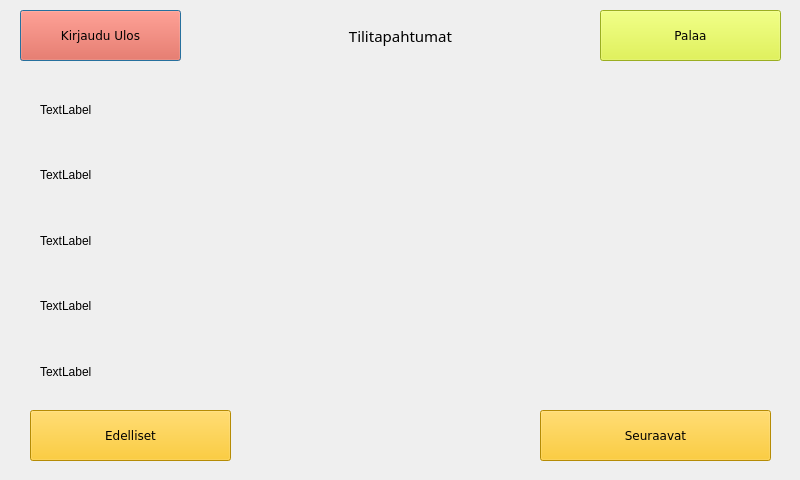
<?xml version="1.0" encoding="UTF-8"?>
<ui version="4.0">
 <class>TransactionsWindow</class>
 <widget class="QDialog" name="TransactionsWindow">
  <property name="windowModality">
   <enum>Qt::WindowModal</enum>
  </property>
  <property name="geometry">
   <rect>
    <x>0</x>
    <y>0</y>
    <width>800</width>
    <height>480</height>
   </rect>
  </property>
  <property name="minimumSize">
   <size>
    <width>800</width>
    <height>480</height>
   </size>
  </property>
  <property name="maximumSize">
   <size>
    <width>800</width>
    <height>480</height>
   </size>
  </property>
  <property name="windowTitle">
   <string>Dialog</string>
  </property>
  <widget class="QPushButton" name="buttonLogout">
   <property name="geometry">
    <rect>
     <x>20</x>
     <y>10</y>
     <width>161</width>
     <height>51</height>
    </rect>
   </property>
   <property name="font">
    <font>
     <family>Verdana</family>
    </font>
   </property>
   <property name="styleSheet">
    <string notr="true">background-color: rgb(255, 71, 39);
</string>
   </property>
   <property name="text">
    <string>Kirjaudu Ulos</string>
   </property>
  </widget>
  <widget class="QPushButton" name="buttonReturn">
   <property name="geometry">
    <rect>
     <x>600</x>
     <y>10</y>
     <width>181</width>
     <height>51</height>
    </rect>
   </property>
   <property name="font">
    <font>
     <family>Verdana</family>
    </font>
   </property>
   <property name="styleSheet">
    <string notr="true">
background-color: rgb(217, 243, 46);</string>
   </property>
   <property name="text">
    <string>Palaa</string>
   </property>
  </widget>
  <widget class="QPushButton" name="buttonPrevious">
   <property name="geometry">
    <rect>
     <x>30</x>
     <y>410</y>
     <width>201</width>
     <height>51</height>
    </rect>
   </property>
   <property name="font">
    <font>
     <family>Verdana</family>
    </font>
   </property>
   <property name="styleSheet">
    <string notr="true">background-color: rgb(254, 195, 5);</string>
   </property>
   <property name="text">
    <string>Edelliset</string>
   </property>
  </widget>
  <widget class="QPushButton" name="buttonNext">
   <property name="geometry">
    <rect>
     <x>540</x>
     <y>410</y>
     <width>231</width>
     <height>51</height>
    </rect>
   </property>
   <property name="font">
    <font>
     <family>Verdana</family>
    </font>
   </property>
   <property name="styleSheet">
    <string notr="true">background-color: rgb(254, 195, 5);</string>
   </property>
   <property name="text">
    <string>Seuraavat</string>
   </property>
  </widget>
  <widget class="QWidget" name="layoutWrapper" native="true">
   <property name="geometry">
    <rect>
     <x>30</x>
     <y>40</y>
     <width>741</width>
     <height>381</height>
    </rect>
   </property>
   <widget class="QWidget" name="verticalLayoutWidget">
    <property name="geometry">
     <rect>
      <x>10</x>
      <y>40</y>
      <width>721</width>
      <height>321</height>
     </rect>
    </property>
    <layout class="QVBoxLayout" name="layoutTransactions">
     <item>
      <widget class="QLabel" name="labelTransaction1">
       <property name="text">
        <string>TextLabel</string>
       </property>
      </widget>
     </item>
     <item>
      <widget class="QLabel" name="labelTransaction2">
       <property name="text">
        <string>TextLabel</string>
       </property>
      </widget>
     </item>
     <item>
      <widget class="QLabel" name="labelTransaction3">
       <property name="text">
        <string>TextLabel</string>
       </property>
      </widget>
     </item>
     <item>
      <widget class="QLabel" name="labelTransaction4">
       <property name="text">
        <string>TextLabel</string>
       </property>
      </widget>
     </item>
     <item>
      <widget class="QLabel" name="labelTransaction5">
       <property name="text">
        <string>TextLabel</string>
       </property>
      </widget>
     </item>
    </layout>
   </widget>
  </widget>
  <widget class="QLabel" name="labelInfo">
   <property name="geometry">
    <rect>
     <x>300</x>
     <y>10</y>
     <width>201</width>
     <height>51</height>
    </rect>
   </property>
   <property name="font">
    <font>
     <family>Verdana Pro Semibold</family>
     <pointsize>11</pointsize>
    </font>
   </property>
   <property name="text">
    <string>Tilitapahtumat</string>
   </property>
   <property name="alignment">
    <set>Qt::AlignCenter</set>
   </property>
  </widget>
  <widget class="QWidget" name="widget" native="true">
   <property name="geometry">
    <rect>
     <x>0</x>
     <y>0</y>
     <width>801</width>
     <height>481</height>
    </rect>
   </property>
   <property name="styleSheet">
    <string notr="true">
    background-image: url(:/exeimgs/blueblue.png);
    background-repeat: no-repeat;
    background-position: center;

</string>
   </property>
  </widget>
  <zorder>widget</zorder>
  <zorder>buttonLogout</zorder>
  <zorder>buttonReturn</zorder>
  <zorder>buttonPrevious</zorder>
  <zorder>buttonNext</zorder>
  <zorder>layoutWrapper</zorder>
  <zorder>labelInfo</zorder>
 </widget>
 <resources/>
 <connections/>
</ui>
